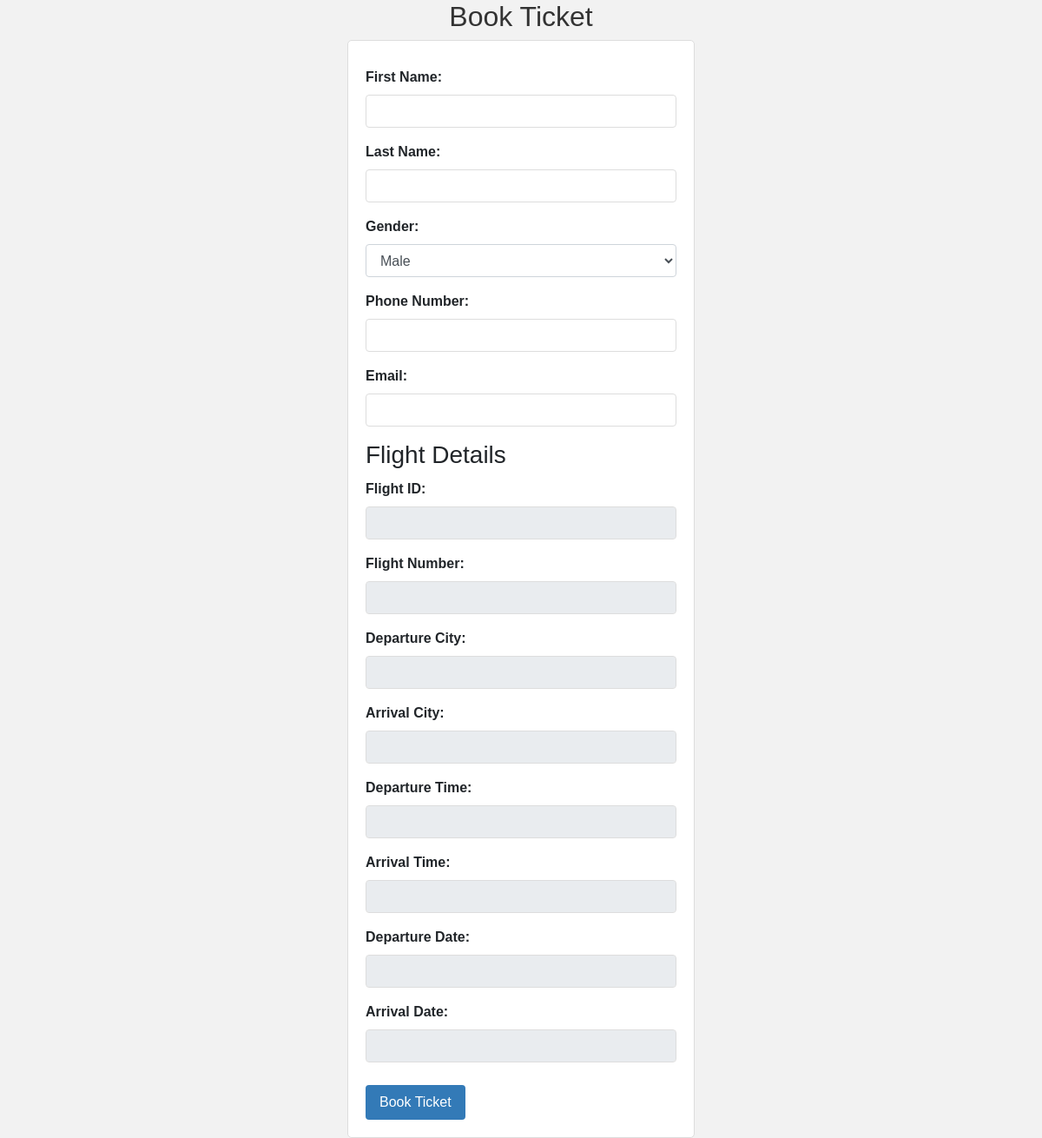
Page /user/bookticket/FN561 on the earlier database version.
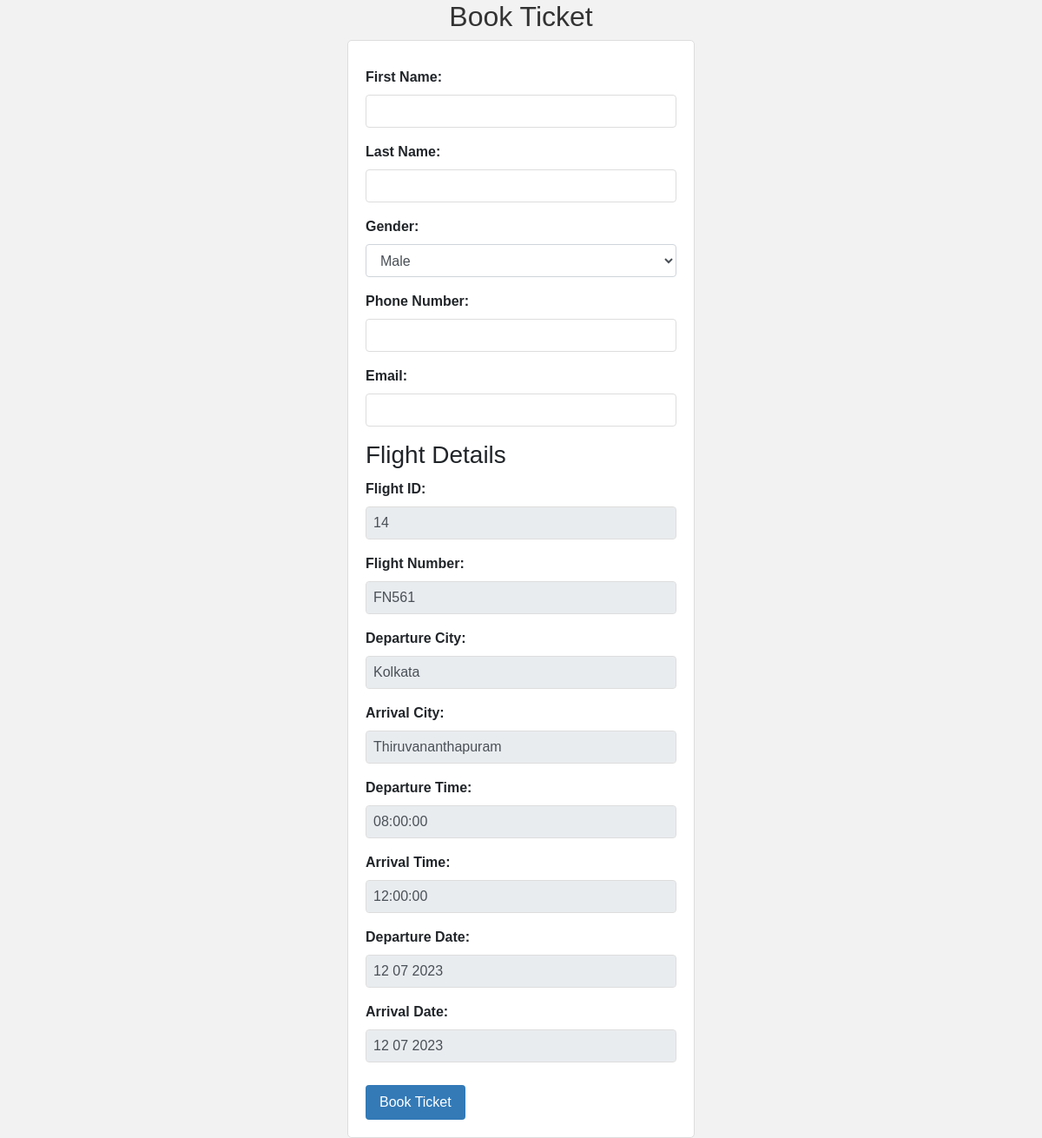
Same page on the later database version.
### tables this page shows
CREATE TABLE flights (
  flight_id INTEGER PRIMARY KEY AUTOINCREMENT,
  flight_number VARCHAR(10) NOT NULL,
  departure_city VARCHAR(50) NOT NULL,
  departure_date DATE NOT NULL,
  departure_time TIME NOT NULL,
  arrival_city VARCHAR(50) NOT NULL,
  arrival_date DATE NOT NULL,
  arrival_time TIME NOT NULL,
  available_seats INTEGER NOT NULL
);

### user.py (the view, shortened to what this page needs)
@user_routes.route('/user/bookticket/<flight_number>', methods=['GET', 'POST'])
def book_ticket(flight_number):
    conn = sqlite3.connect('flightreservationdb.db')
    cursor = conn.cursor()
    cursor.execute("SELECT * FROM flights WHERE flight_number = ?", (flight_number,))
    flight = cursor.fetchone()
    conn.close()
    return render_template('/user/bookticket.html', flight=flight)

### templates/user/bookticket.html (shortened to what this page needs)
<!DOCTYPE html>
<html lang="en">
<head>
    <link rel="stylesheet" href="https://stackpath.bootstrapcdn.com/bootstrap/4.5.0/css/bootstrap.min.css">
</head>
<body>
    <div class="container">
        <h2 class="text-center">Book Ticket</h2>
        <form action="/user/bookticket/{{ flight[1] }}" method="POST">
            <div class="form-group">
                <label for="first_name">First Name:</label>
                <input type="text" id="first_name" name="first_name" class="form-control" required>
            </div>
            <div class="form-group">
                <label for="last_name">Last Name:</label>
                <input type="text" id="last_name" name="last_name" class="form-control" required>
            </div>
            <div class="form-group">
                <label for="gender">Gender:</label>
                <select id="gender" name="gender" class="form-control" required>
                    <option value="male">Male</option>
                </select>
            </div>
            <div class="form-group">
                <label for="phone_number">Phone Number:</label>
                <input type="text" id="phone_number" name="phone_number" class="form-control" required>
            </div>
            <div class="form-group">
                <label for="email">Email:</label>
                <input type="email" id="email" name="email" class="form-control" required>
            </div>
            <h3>Flight Details</h3>
            <div class="form-group">
                <label for="flight_id">Flight ID:</label>
                <input type="text" id="flight_id" name="flight_id" value="{{ flight[0] }}" class="form-control" readonly>
            </div>
            <div class="form-group">
                <label for="flight_number">Flight Number:</label>
                <input type="text" id="flight_number" name="flight_number" value="{{ flight[1] }}" class="form-control" readonly>
            </div>
            <div class="form-group">
                <label for="departure_city">Departure City:</label>
                <input type="text" id="departure_city" name="departure_city" value="{{ flight[2] }}" class="form-control" readonly>
            </div>
            <div class="form-group">
                <label for="arrival_city">Arrival City:</label>
                <input type="text" id="arrival_city" name="arrival_city" value="{{ flight[5] }}" class="form-control" readonly>
            </div>
            <div class="form-group">
                <label for="departure_time">Departure Time:</label>
                <input type="text" id="departure_time" name="departure_time" value="{{ flight[4] }}" class="form-control" readonly>
            </div>
            <div class="form-group">
                <label for="arrival_time">Arrival Time:</label>
                <input type="text" id="arrival_time" name="arrival_time" value="{{ flight[7] }}" class="form-control" readonly>
            </div>
            <div class="form-group">
                <label for="departure_date">Departure Date:</label>
                <input type="text" id="departure_date" name="departure_date" value="{{ flight[3] }}" class="form-control" readonly>
            </div>
            <div class="form-group">
                <label for="arrival_date">Arrival Date:</label>
                <input type="text" id="arrival_date" name="arrival_date" value="{{ flight[6] }}" class="form-control" readonly>
            </div>
            <input type="submit" value="Book Ticket" class="btn btn-primary">
        </form>
    </div>
</body>
</html>

Differences in the rows shown:
added flights: flight_id "14", flight_number "FN561", departure_city "Kolkata", arrival_city "Thiruvananthapuram", departure_time "08:00:00", arrival_time "12:00:00", departure_date "12 07 2023", arrival_date "12 07 2023"
